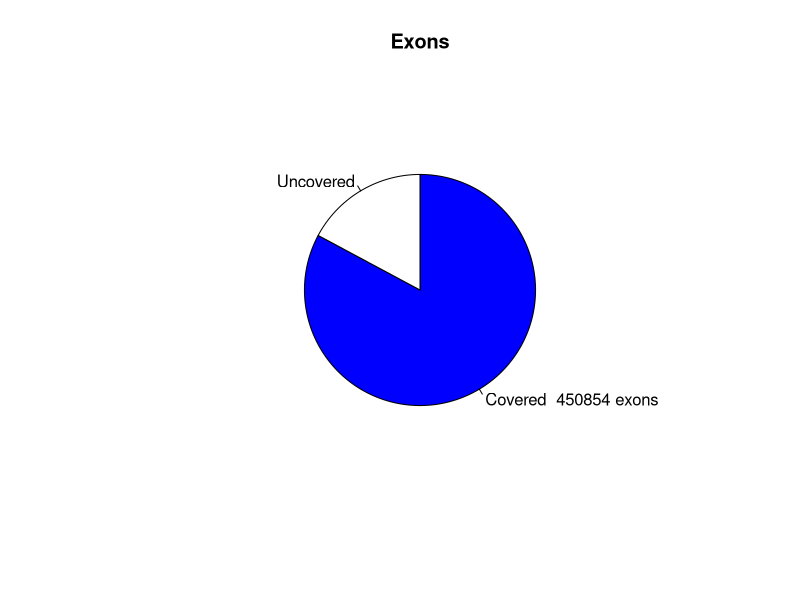

This chart was generated by the following R code:
png("/rds/user/is460/hpc-work/muscle-rnaseq/ezbamqc/output/figs/srpk3_wt_ttnb_het_9.read_distr_pie.png",width=500,height=500,units="px")
pie(c(450854,93454),labels=c("Covered  450854 exons","Uncovered"),main="Exons",radius=0.6,clockwise=T,col=c("blue","white"))
dev.state = dev.off()
